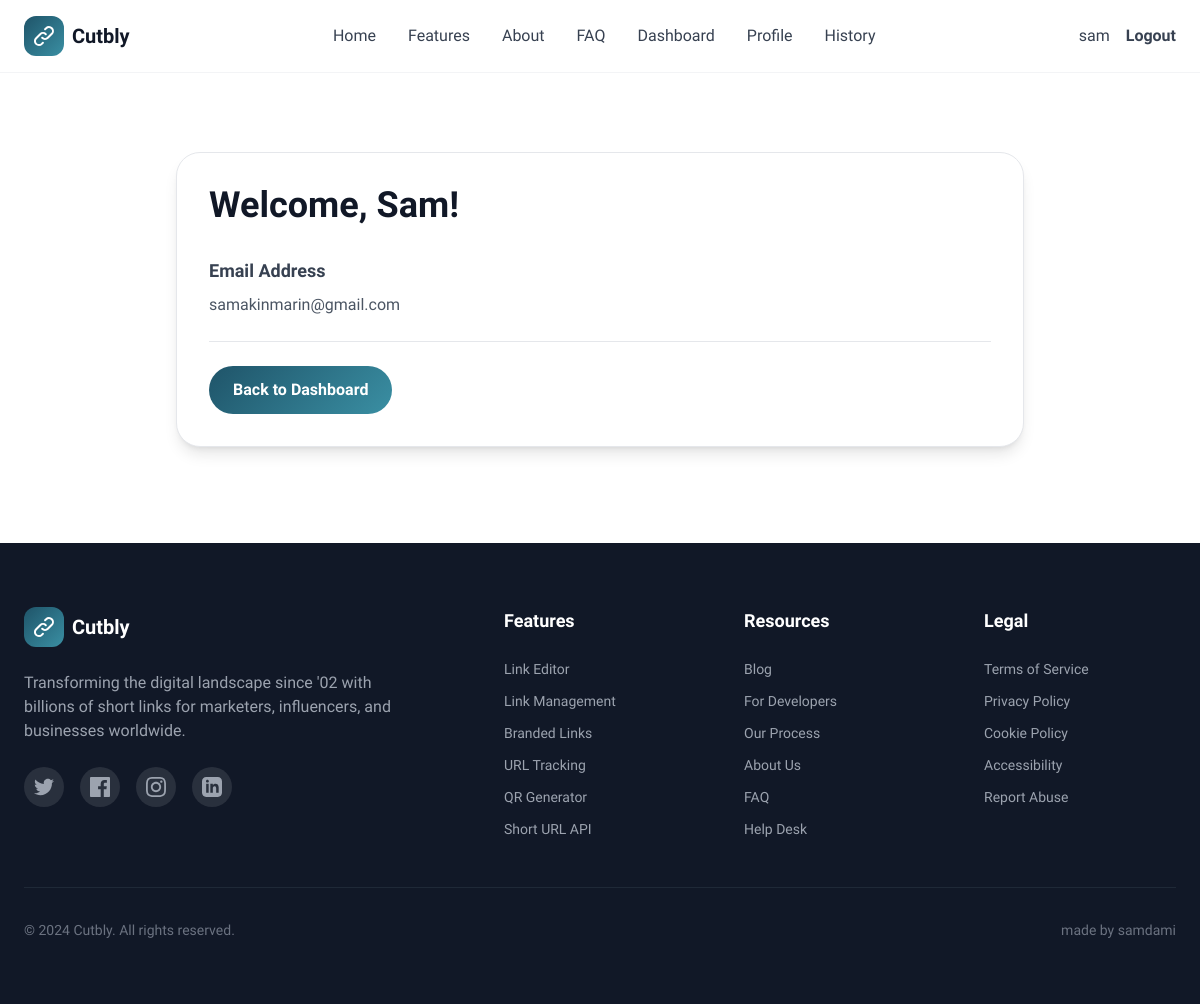
The page /profile (signed in) on the database its author committed.
### pipcut/models.py (models this page shows)
class User(UserMixin, db.Model):
    id = db.Column(db.Integer, primary_key=True)
    username = db.Column(db.String(100))
    email = db.Column(db.String)
    password = db.Column(db.String)
    confirmed = db.Column(db.Boolean, default=False)
    urls = db.relationship("Url", backref="user", lazy=True)

### pipcut/routes.py (the view)
@app.route("/profile")
@login_required
def profile():
    return render_template("profile.html")

### pipcut/__init__.py (called while the page is built)
@login_manager.user_loader
def load_user(user_id):
    return User.query.get(user_id)

### pipcut/templates/profile.html (shortened to what this page needs)
{% extends 'base.html' %}
{% block content %}
<section class="pt-32 pb-24 bg-white">
  <div class="max-w-4xl mx-auto px-6">
    <div class="bg-white rounded-3xl shadow-lg p-8 border border-gray-200">
      <h1 class="text-4xl font-bold text-gray-900 mb-8">Welcome, {{ current_user.username|capitalize }}!</h1>
      <div class="space-y-6">
        <div class="border-b border-gray-200 pb-6">
          <h3 class="text-lg font-semibold text-gray-700 mb-2">Email Address</h3>
          <p class="text-gray-600">{{ current_user.email }}</p>
        </div>
        <div class="flex gap-4">
          <a href="{{ url_for('home') }}" class="btn-primary text-white px-6 py-3 rounded-full font-semibold hover:opacity-90 transition-opacity">Back to Dashboard</a>
        </div>
      </div>
    </div>
  </div>
</section>
{% endblock %}

### pipcut/templates/base.html (shortened to what this page needs)
﻿<!DOCTYPE html>
<html lang="en">
<head>
    <script src="https://cdn.tailwindcss.com"></script>
</head>
<body class="bg-white">
<nav class="fixed top-0 left-0 right-0 bg-white/95 backdrop-blur-md border-b border-gray-100 z-50">
    <div class="max-w-7xl mx-auto px-6 py-4">
        <div class="flex items-center justify-between">
            <a href="{{ url_for('home') }}" class="flex items-center gap-2">
                <div class="w-10 h-10 rounded-xl bg-gradient-to-br from-[#1f5469] to-[#3a8fa3] flex items-center justify-center">
                    <svg class="w-6 h-6 text-white" fill="none" stroke="currentColor" viewBox="0 0 24 24">
                        <path stroke-linecap="round" stroke-linejoin="round" stroke-width="2" d="M13.828 10.172a4 4 0 00-5.656 0l-4 4a4 4 0 105.656 5.656l1.102-1.101m-.758-4.899a4 4 0 005.656 0l4-4a4 4 0 00-5.656-5.656l-1.1 1.1" />
                    </svg>
                </div>
                <span class="font-bold text-xl text-gray-900">Cutbly</span>
            </a>
            <div class="hidden md:flex items-center gap-8">
                <a href="{{ url_for('home') }}" class="text-gray-700 font-medium hover:text-[#1f5469] transition-colors">Home</a>
                <a href="{{ url_for('features') }}" class="text-gray-700 font-medium hover:text-[#1f5469] transition-colors">Features</a>
                <a href="{{ url_for('about') }}" class="text-gray-700 font-medium hover:text-[#1f5469] transition-colors">About</a>
                <a href="{{ url_for('faq') }}" class="text-gray-700 font-medium hover:text-[#1f5469] transition-colors">FAQ</a>
                {% if current_user.is_authenticated %}
                    <a href="{{ url_for('dashboard') }}" class="text-gray-700 font-medium hover:text-[#1f5469] transition-colors">Dashboard</a>
                    <a href="{{ url_for('profile') }}" class="text-gray-700 font-medium hover:text-[#1f5469] transition-colors">Profile</a>
                    <a href="{{ url_for('link_history') }}" class="text-gray-700 font-medium hover:text-[#1f5469] transition-colors">History</a>
                {% endif %}
            </div>
            <div class="hidden md:flex items-center gap-4">
                {% if current_user.is_authenticated %}
                    <span class="text-gray-700 font-medium">{{ current_user.username }}</span>
                    <a href="{{ url_for('logout') }}" class="text-gray-700 font-semibold hover:text-[#1f5469] transition-colors">Logout</a>
                {% endif %}
            </div>
        </div>
    </div>
</nav>
{% block content %}{% endblock %}
<footer class="bg-gray-900 text-gray-400 py-16">
    <div class="max-w-7xl mx-auto px-6">
        <div class="grid md:grid-cols-2 lg:grid-cols-5 gap-12 mb-12">
            <div class="lg:col-span-2">
                <div class="flex items-center gap-2 mb-6">
                    <div class="w-10 h-10 rounded-xl bg-gradient-to-br from-[#1f5469] to-[#3a8fa3] flex items-center justify-center">
                        <svg class="w-6 h-6 text-white" fill="none" stroke="currentColor" viewBox="0 0 24 24">
                            <path stroke-linecap="round" stroke-linejoin="round" stroke-width="2" d="M13.828 10.172a4 4 0 00-5.656 0l-4 4a4 4 0 105.656 5.656l1.102-1.101m-.758-4.899a4 4 0 005.656 0l4-4a4 4 0 00-5.656-5.656l-1.1 1.1" />
                        </svg>
                    </div>
                    <span class="font-bold text-xl text-white">Cutbly</span>
                </div>
                <p class="text-gray-400 mb-6 max-w-sm">Transforming the digital landscape since '02 with billions of short links for marketers, influencers, and businesses worldwide.</p>
                <div class="flex gap-4">
                    <a href="#" class="w-10 h-10 rounded-full bg-white/10 flex items-center justify-center hover:bg-[#1f5469] transition-colors">
                    </a>
                    <a href="#" class="w-10 h-10 rounded-full bg-white/10 flex items-center justify-center hover:bg-[#1f5469] transition-colors">
                    </a>
                    <a href="#" class="w-10 h-10 rounded-full bg-white/10 flex items-center justify-center hover:bg-[#1f5469] transition-colors">
                    </a>
                    <a href="#" class="w-10 h-10 rounded-full bg-white/10 flex items-center justify-center hover:bg-[#1f5469] transition-colors">
                    </a>
                </div>
            </div>
            <div>
                <h4 class="text-white font-bold text-lg mb-6">Features</h4>
                <ul class="space-y-3 text-sm">
                    <li><a href="{{ url_for('features') }}#link-editor" class="text-gray-400 hover:text-white transition-colors">Link Editor</a></li>
                    <li><a href="{{ url_for('features') }}#link-management" class="text-gray-400 hover:text-white transition-colors">Link Management</a></li>
                    <li><a href="{{ url_for('features') }}#branded-links" class="text-gray-400 hover:text-white transition-colors">Branded Links</a></li>
                    <li><a href="{{ url_for('features') }}#url-tracking" class="text-gray-400 hover:text-white transition-colors">URL Tracking</a></li>
                    <li><a href="{{ url_for('features') }}#qr-generator" class="text-gray-400 hover:text-white transition-colors">QR Generator</a></li>
                    <li><a href="{{ url_for('features') }}#short-url-api" class="text-gray-400 hover:text-white transition-colors">Short URL API</a></li>
                </ul>
            </div>
            <div>
                <h4 class="text-white font-bold text-lg mb-6">Resources</h4>
                <ul class="space-y-3 text-sm">
                    <li><a href="#" class="text-gray-400 hover:text-white transition-colors">Blog</a></li>
                    <li><a href="{{ url_for('features') }}#short-url-api" class="text-gray-400 hover:text-white transition-colors">For Developers</a></li>
                    <li><a href="{{ url_for('about') }}#process" class="text-gray-400 hover:text-white transition-colors">Our Process</a></li>
                    <li><a href="{{ url_for('about') }}" class="text-gray-400 hover:text-white transition-colors">About Us</a></li>
                    <li><a href="{{ url_for('faq') }}" class="text-gray-400 hover:text-white transition-colors">FAQ</a></li>
                    <li><a href="mailto:support@cutbly.com" class="text-gray-400 hover:text-white transition-colors">Help Desk</a></li>
                </ul>
            </div>
            <div>
                <h4 class="text-white font-bold text-lg mb-6">Legal</h4>
                <ul class="space-y-3 text-sm">
                    <li><a href="{{ url_for('terms') }}" class="text-gray-400 hover:text-white transition-colors">Terms of Service</a></li>
                    <li><a href="{{ url_for('privacy') }}" class="text-gray-400 hover:text-white transition-colors">Privacy Policy</a></li>
                    <li><a href="{{ url_for('cookies') }}" class="text-gray-400 hover:text-white transition-colors">Cookie Policy</a></li>
                    <li><a href="{{ url_for('accessibility') }}" class="text-gray-400 hover:text-white transition-colors">Accessibility</a></li>
                    <li><a href="{{ url_for('report_abuse') }}" class="text-gray-400 hover:text-white transition-colors">Report Abuse</a></li>
                </ul>
            </div>
        </div>
        <div class="border-t border-gray-800 pt-8 flex flex-col md:flex-row justify-between items-center gap-4">
            <p class="text-gray-500 text-sm">© 2024 Cutbly. All rights reserved.</p>
            <p class="text-gray-500 text-sm">made by samdami</p>
        </div>
    </div>
</footer>
</body>
</html>

### pipcut/templates/base.html (style rules this page uses)
body { font-family: 'Plus Jakarta Sans', sans-serif; }
.btn-primary { background: linear-gradient(135deg, #1f5469 0%, #3a8fa3 100%); }

### rows shown on the page
User: username "sam", username "Sam", email "samakinmarin@gmail.com"
